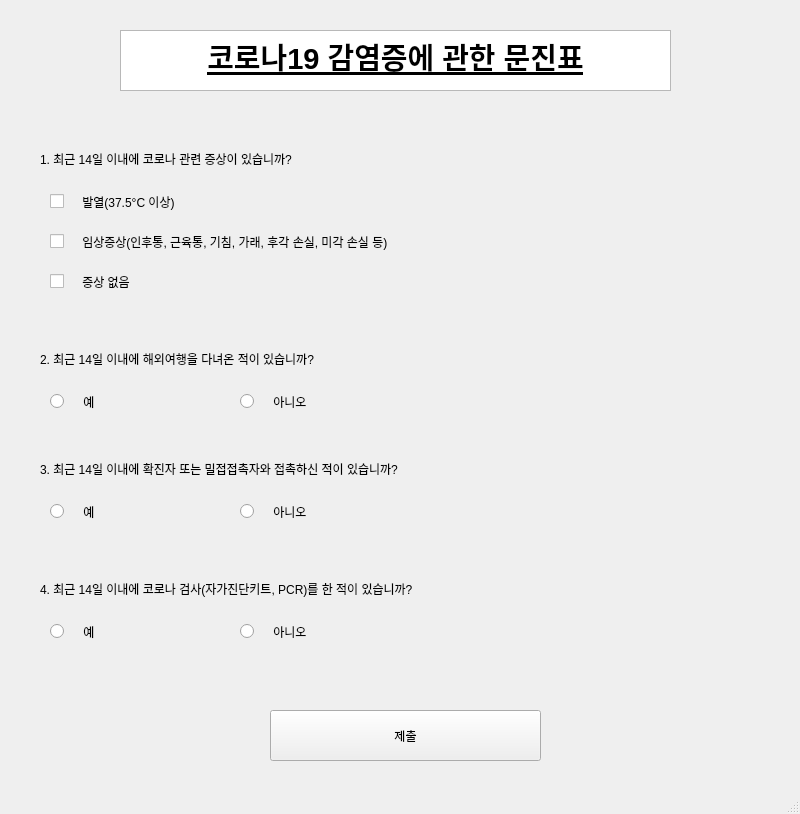
<?xml version="1.0" encoding="UTF-8"?>
<ui version="4.0">
 <class>questWindow</class>
 <widget class="QMainWindow" name="questWindow">
  <property name="geometry">
   <rect>
    <x>0</x>
    <y>0</y>
    <width>800</width>
    <height>814</height>
   </rect>
  </property>
  <property name="windowTitle">
   <string>Corona questionnaire</string>
  </property>
  <widget class="QWidget" name="centralwidget">
   <widget class="QTextBrowser" name="textBrowser">
    <property name="geometry">
     <rect>
      <x>120</x>
      <y>30</y>
      <width>551</width>
      <height>61</height>
     </rect>
    </property>
    <property name="html">
     <string>&lt;!DOCTYPE HTML PUBLIC &quot;-//W3C//DTD HTML 4.0//EN&quot; &quot;http://www.w3.org/TR/REC-html40/strict.dtd&quot;&gt;
&lt;html&gt;&lt;head&gt;&lt;meta name=&quot;qrichtext&quot; content=&quot;1&quot; /&gt;&lt;style type=&quot;text/css&quot;&gt;
p, li { white-space: pre-wrap; }
&lt;/style&gt;&lt;/head&gt;&lt;body style=&quot; font-family:'Ubuntu'; font-size:11pt; font-weight:400; font-style:normal;&quot;&gt;
&lt;p align=&quot;center&quot; style=&quot; margin-top:0px; margin-bottom:0px; margin-left:0px; margin-right:0px; -qt-block-indent:0; text-indent:0px;&quot;&gt;&lt;span style=&quot; font-size:22pt; font-weight:600; text-decoration: underline;&quot;&gt;코로나19 감염증에 관한 문진표&lt;/span&gt;&lt;/p&gt;&lt;/body&gt;&lt;/html&gt;</string>
    </property>
   </widget>
   <widget class="QLabel" name="label">
    <property name="geometry">
     <rect>
      <x>40</x>
      <y>150</y>
      <width>561</width>
      <height>17</height>
     </rect>
    </property>
    <property name="text">
     <string>1. 최근 14일 이내에 코로나 관련 증상이 있습니까?</string>
    </property>
   </widget>
   <widget class="QCheckBox" name="checkBox">
    <property name="geometry">
     <rect>
      <x>50</x>
      <y>190</y>
      <width>161</width>
      <height>23</height>
     </rect>
    </property>
    <property name="text">
     <string>    발열(37.5°C 이상)</string>
    </property>
   </widget>
   <widget class="QCheckBox" name="checkBox_2">
    <property name="geometry">
     <rect>
      <x>50</x>
      <y>230</y>
      <width>401</width>
      <height>23</height>
     </rect>
    </property>
    <property name="text">
     <string>    임상증상(인후통, 근육통, 기침, 가래, 후각 손실, 미각 손실 등)</string>
    </property>
   </widget>
   <widget class="QCheckBox" name="checkBox_3">
    <property name="geometry">
     <rect>
      <x>50</x>
      <y>270</y>
      <width>92</width>
      <height>23</height>
     </rect>
    </property>
    <property name="text">
     <string>    증상 없음</string>
    </property>
   </widget>
   <widget class="QLabel" name="label_2">
    <property name="geometry">
     <rect>
      <x>40</x>
      <y>350</y>
      <width>561</width>
      <height>17</height>
     </rect>
    </property>
    <property name="text">
     <string>2. 최근 14일 이내에 해외여행을 다녀온 적이 있습니까?</string>
    </property>
   </widget>
   <widget class="QRadioButton" name="yradi_1">
    <property name="geometry">
     <rect>
      <x>50</x>
      <y>390</y>
      <width>112</width>
      <height>23</height>
     </rect>
    </property>
    <property name="text">
     <string>    예</string>
    </property>
    <attribute name="buttonGroup">
     <string notr="true">buttonGroup</string>
    </attribute>
   </widget>
   <widget class="QRadioButton" name="nradi_1">
    <property name="geometry">
     <rect>
      <x>240</x>
      <y>390</y>
      <width>112</width>
      <height>23</height>
     </rect>
    </property>
    <property name="text">
     <string>    아니오</string>
    </property>
    <attribute name="buttonGroup">
     <string notr="true">buttonGroup</string>
    </attribute>
   </widget>
   <widget class="QRadioButton" name="nradi_2">
    <property name="geometry">
     <rect>
      <x>240</x>
      <y>500</y>
      <width>112</width>
      <height>23</height>
     </rect>
    </property>
    <property name="text">
     <string>    아니오</string>
    </property>
    <attribute name="buttonGroup">
     <string notr="true">buttonGroup_2</string>
    </attribute>
   </widget>
   <widget class="QLabel" name="label_3">
    <property name="geometry">
     <rect>
      <x>40</x>
      <y>460</y>
      <width>561</width>
      <height>17</height>
     </rect>
    </property>
    <property name="text">
     <string>3. 최근 14일 이내에 확진자 또는 밀접접촉자와 접촉하신 적이 있습니까?</string>
    </property>
   </widget>
   <widget class="QRadioButton" name="yradi_2">
    <property name="geometry">
     <rect>
      <x>50</x>
      <y>500</y>
      <width>112</width>
      <height>23</height>
     </rect>
    </property>
    <property name="text">
     <string>    예</string>
    </property>
    <attribute name="buttonGroup">
     <string notr="true">buttonGroup_2</string>
    </attribute>
   </widget>
   <widget class="QRadioButton" name="yradi_3">
    <property name="geometry">
     <rect>
      <x>50</x>
      <y>620</y>
      <width>112</width>
      <height>23</height>
     </rect>
    </property>
    <property name="text">
     <string>    예</string>
    </property>
    <attribute name="buttonGroup">
     <string notr="true">buttonGroup_3</string>
    </attribute>
   </widget>
   <widget class="QLabel" name="label_4">
    <property name="geometry">
     <rect>
      <x>40</x>
      <y>580</y>
      <width>561</width>
      <height>17</height>
     </rect>
    </property>
    <property name="text">
     <string>4. 최근 14일 이내에 코로나 검사(자가진단키트, PCR)를 한 적이 있습니까? </string>
    </property>
   </widget>
   <widget class="QRadioButton" name="nradi_3">
    <property name="geometry">
     <rect>
      <x>240</x>
      <y>620</y>
      <width>112</width>
      <height>23</height>
     </rect>
    </property>
    <property name="text">
     <string>    아니오</string>
    </property>
    <attribute name="buttonGroup">
     <string notr="true">buttonGroup_3</string>
    </attribute>
   </widget>
   <widget class="QPushButton" name="submit_btn">
    <property name="geometry">
     <rect>
      <x>270</x>
      <y>710</y>
      <width>271</width>
      <height>51</height>
     </rect>
    </property>
    <property name="text">
     <string>제출</string>
    </property>
   </widget>
  </widget>
  <widget class="QStatusBar" name="statusbar"/>
 </widget>
 <resources/>
 <connections/>
 <buttongroups>
  <buttongroup name="buttonGroup_3"/>
  <buttongroup name="buttonGroup"/>
  <buttongroup name="buttonGroup_2"/>
 </buttongroups>
</ui>
